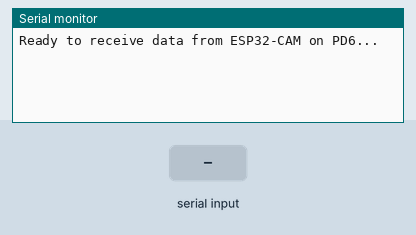
Bench run of a sketch on a simulated ESP32. Shown: the last lines printed to the serial monitor. The test bench sets the inputs (shaded band).

Above: at 1.2 s.
1.3 s: "1" received over the second serial link
At 2.6 s:
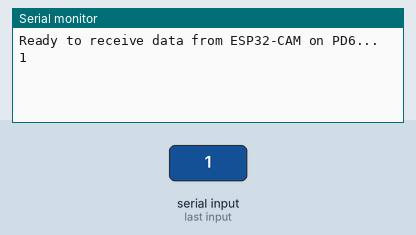
3.8 s: "0" received over the second serial link
At 5.2 s:
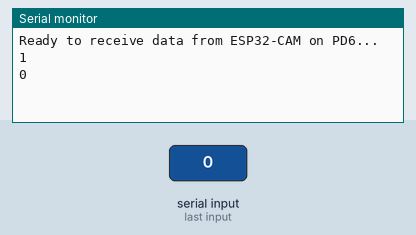
5.3 s: "2" received over the second serial link
At 6.9 s:
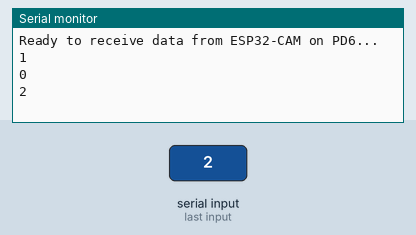

Measured:
- after the input at 1.3 s, the serial monitor: prints a new line after 1.0 s (image 1)
- after the input at 3.8 s, the serial monitor: prints a new line after 1.0 s (image 2)
- after the input at 5.3 s, the serial monitor: prints a new line after 1.0 s (image 3)

The sketch:

test_read.ino
```cpp
// Energia Sketch for EK-TM4C123GXL
void setup() {
  // Initialize UART2 on PD6 for receiving data
  Serial2.begin(9600); // UART2 (PD6 = RX) baud rate must match ESP32's Serial baud rate

  // Initialize Serial Monitor (connected via UART0)
  Serial.begin(9600);  // UART0 for USB Serial Monitor
  Serial.println("Ready to receive data from ESP32-CAM on PD6...");
}

void loop() {
  // Check if data is available on UART2
  if (Serial2.available() > 0) {
    String receivedData = "";

    // Read the incoming string until a newline character or timeout
    while (Serial2.available() > 0) {
      Serial.println(Serial2.readString()); // Read one character from UART2
      delay(5);                // Small delay for stable data reception
    }
  }
}
```
